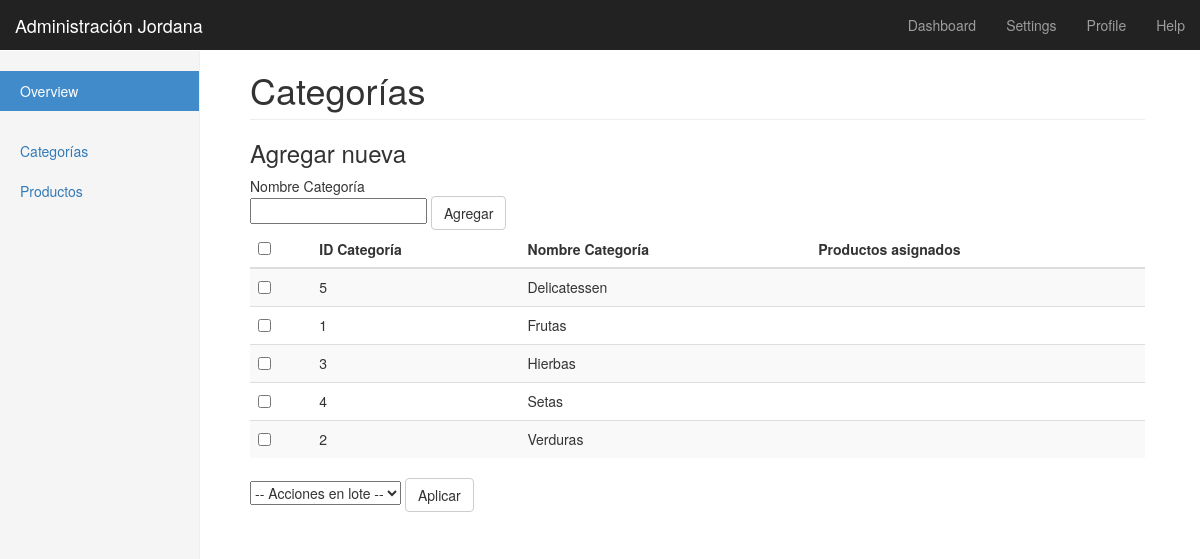
Screenshot of /admin/categorias.php with the database file from the repository.
### tables this page shows
CREATE TABLE IF NOT EXISTS `categoria` (
  `idCategoria` int(11) NOT NULL,
  `nombreCategoria` varchar(45) NOT NULL
);

### clases/Categoria.php (called while the page is built, shortened)
<?php
class Categoria{
    private $idCategoria;
    private $nombreCategoria;
    private $querysel;
    function getNombreCategoria() {
        return $this->nombreCategoria;
    }
    function getIDCategoria() {
    	return $this->idCategoria;
    }
    function __construct($id = NULL,$nombre= NULL) {
        $this->idCategoria = $id;
        $this->nombreCategoria = $nombre;
    }
    function Selecciona(){
		if (!$this->querysel){
		$db=dbconnect();
			$sqlsel="select idCategoria,nombreCategoria from categoria order by nombreCategoria";
			$this->querysel=$db->prepare($sqlsel);
			$this->querysel->execute();
		}
		$registro = $this->querysel->fetch();
		if ($registro){
			return new self($registro['idCategoria'], $registro['nombreCategoria']);
		}
		else {
			return false;
		}
	}
}
?>

### admin/categorias.php (the view, shortened to what this page needs)
<!DOCTYPE html>
<html lang="en">
  <head>
    <link href="bootstrap.min.css" rel="stylesheet">
    <link href="dashboard.css" rel="stylesheet">
  </head>
  <body>
    <nav class="navbar navbar-inverse navbar-fixed-top">
      <div class="container-fluid">
        <div class="navbar-header">
          <a class="navbar-brand" href="#">Administración Jordana</a>
        </div>
        <div id="navbar" class="navbar-collapse collapse">
          <ul class="nav navbar-nav navbar-right">
            <li><a href="#">Dashboard</a></li>
            <li><a href="#">Settings</a></li>
            <li><a href="#">Profile</a></li>
            <li><a href="#">Help</a></li>
          </ul>
        </div>
      </div>
    </nav>
    <div class="container-fluid">
	    <div class="row">
	    	<?php include("sidebar.php")?>
	    </div>
        <div class="col-sm-9 col-sm-offset-3 col-md-10 col-md-offset-2 main">
          <h1 class="page-header">Categorías</h1>
          <?php include("../clases/categoria.php"); ?>
          <div>
	          	<h3>Agregar nueva</h3>
	          	<form action="accCategoria.php" method="POST">
	          		Nombre Categoría<br>
	          		<input type="text" name="nombre_categoria" />
	          		<input type="submit" class="btn btn-default" name="agregar" value="Agregar">
	          	</form>
          </div>
          <form action="accCategoria.php" method="POST">
          	<div class="table-responsive">
		        <table class="table table-striped">
		          	<thead>
			          	<tr>
			          		<th>
							    <input type="checkbox" id="select_all">
			          		</th>
			          		<th>
				          		ID Categoría
				          	</th>
				          	<th>
				          		Nombre Categoría
				          	</th>
				          	<th>
				          		Productos asignados
				          	</th>
			          	</tr>
		          	</thead>
		          	<tbody>
		          	<?php
			          	$categorias = new Categoria();
			          	while($cat = $categorias->Selecciona()){
		          	?>
		          	<tr>
		          		<td>
		          			<input type="checkbox" class="checkboxCat" name="categoria_seleccionada[]" value="<?=$cat->getIDCategoria()?>" />
		          		</td>
			          	<td>
			          		<?=$cat->getIDCategoria()?>
			          	</td>
			          	<td>
			          		<?=$cat->getNombreCategoria()?>
			          	</td>
			          	<td>
			          	</td>
		          	</tr>
		          	<?php }?>
		          	</tbody>
		          </table>
		          </div>
		          <select name="accion">
				    <option value="">-- Acciones en lote --</option>
				  </select>
				  <input type="submit" class="btn btn-default" name="aplicar" value="Aplicar">
		      </form>
          </div>
          <br/>
       </div>
  </body>
</html>

### admin/dashboard.css (style rules this page uses)
body { padding-top: 50px; }
.navbar-fixed-top { border: 0; }
.main { padding: 20px; }
@media (min-width: 768px) { .main { padding-right: 40px; padding-left: 40px; } }
.main .page-header { margin-top: 0; }

### rows the page displays
categoria: idCategoria "5", nombreCategoria "Delicatessen"
categoria: idCategoria "1", nombreCategoria "Frutas"
categoria: idCategoria "3", nombreCategoria "Hierbas"
categoria: idCategoria "4", nombreCategoria "Setas"
categoria: idCategoria "2", nombreCategoria "Verduras"
